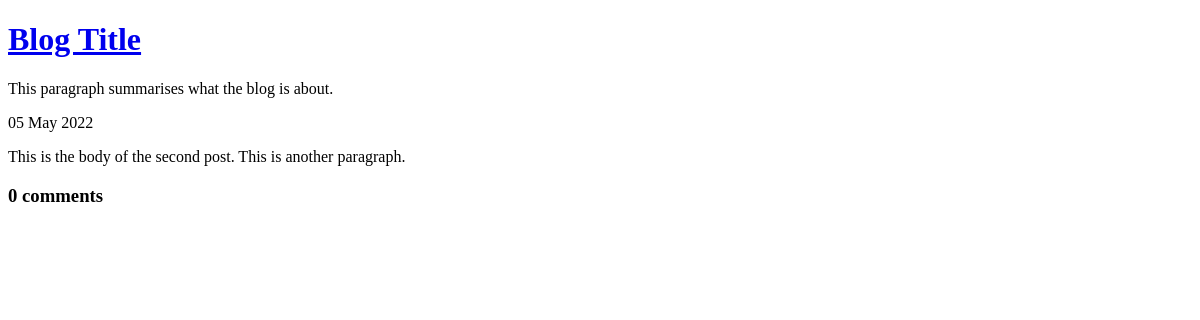
Before: /view-post.php?post_id=2 with the older database file.
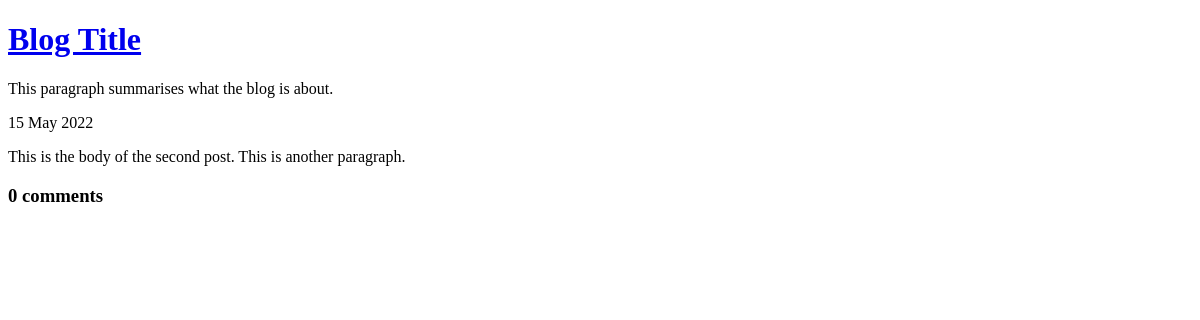
After: the same page with the newer database file.
### tables this page shows
CREATE TABLE post (
    id INTEGER PRIMARY KEY AUTOINCREMENT NOT NULL,
    title VARCHAR NOT NULL,
    body VARCHAR NOT NULL,
    user_id INTEGER NOT NULL,
    created_at VARCHAR NOT NULL,
    updated_at VARCHAR
);

### lib/common.php (called while the page is built, shortened)
<?php
function getRootPath()
{
	return realpath(__DIR__ . '/..');
}
function getDatabasePath()
{
	return getRootPath() . '/data/data.sqlite';
}
function getDsn()
{
	return 'sqlite:' . getDatabasePath();
}
function getPDO()
{
	return new PDO(getDsn());
}
function htmlEscape($html)
{
	return htmlspecialchars($html,ENT_HTML5, 'UTF-8');
}
function convertSqlDate($sqlDate)
{
    $date = DateTime::createFromFormat('Y-m-d', $sqlDate);
    return $date->format('d M Y');
}
function countCommentsForPost($postId)
{
    $pdo = getPDO();
    $sql = "
        SELECT
            COUNT(*) c
        FROM
            comment
        WHERE
            post_id = :post_id
    ";
    $stmt = $pdo->prepare($sql);
    $stmt->execute(
        array('post_id' => $postId, )
    );
    return (int) $stmt->fetchColumn();
}

### view-post.php (the view, shortened to what this page needs)
<?php
require_once 'lib/common.php';
if (isset($_GET['post_id']))
{
	$postId = $_GET['post_id'];
}
else
{
	$postId = 0;
}
$pdo = getPDO();
$stmt = $pdo->prepare(
    'SELECT
        title, created_at, body
    FROM
        post
    WHERE
        id = :id'
);
$result = $stmt->execute(
    array('id' => $postId, )
);
$row = $stmt->fetch(PDO::FETCH_ASSOC);
$bodyText = htmlEscape($row['body']);
$paraText = str_replace('\n','<p><\p>',$bodyText);
?>
<!DOCTYPE html>
<html>
    <head>
    </head>
    <body>
	<?php require 'templates/title.php' ?>
        <div>
            <?php echo convertSqlDate($row['created_at']) ?>
        </div>
        <p>
            <?php echo $paraText?>
        </p>
        <h3><?php echo countCommentsForPost($postId) ?> comments</h3>
    </body>
</html>

Changed rows visible on the page:
changed post "This is the body of the second post. This is another paragraph.": created_at "05 May 2022" → "15 May 2022"
